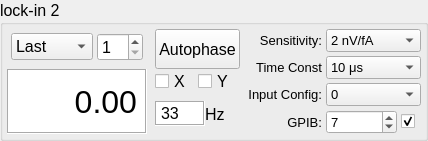
           <widget class="QGroupBox" name="groupBox_7">
            <property name="maximumSize">
             <size>
              <width>16777215</width>
              <height>200</height>
             </size>
            </property>
            <property name="font">
             <font>
              <pointsize>12</pointsize>
             </font>
            </property>
            <property name="title">
             <string>lock-in 2</string>
            </property>
            <layout class="QHBoxLayout" name="horizontalLayout_23">
             <property name="spacing">
              <number>0</number>
             </property>
             <property name="leftMargin">
              <number>0</number>
             </property>
             <property name="topMargin">
              <number>0</number>
             </property>
             <property name="rightMargin">
              <number>0</number>
             </property>
             <property name="bottomMargin">
              <number>0</number>
             </property>
             <item>
              <layout class="QVBoxLayout" name="verticalLayout_2" stretch="0,1">
               <property name="spacing">
                <number>4</number>
               </property>
               <property name="leftMargin">
                <number>4</number>
               </property>
               <property name="topMargin">
                <number>4</number>
               </property>
               <property name="rightMargin">
                <number>4</number>
               </property>
               <property name="bottomMargin">
                <number>4</number>
               </property>
               <item>
                <layout class="QHBoxLayout" name="horizontalLayout_4" stretch="1,0">
                 <property name="spacing">
                  <number>4</number>
                 </property>
                 <property name="leftMargin">
                  <number>4</number>
                 </property>
                 <property name="topMargin">
                  <number>4</number>
                 </property>
                 <property name="rightMargin">
                  <number>4</number>
                 </property>
                 <property name="bottomMargin">
                  <number>4</number>
                 </property>
                 <item>
                  <widget class="QComboBox" name="CB_dispE2">
                   <property name="font">
                    <font>
                     <pointsize>12</pointsize>
                    </font>
                   </property>
                   <item>
                    <property name="text">
                     <string>Last</string>
                    </property>
                   </item>
                   <item>
                    <property name="text">
                     <string>Rolling</string>
                    </property>
                   </item>
                   <item>
                    <property name="text">
                     <string>Plotted</string>
                    </property>
                   </item>
                   <item>
                    <property name="text">
                     <string>TCsafe</string>
                    </property>
                   </item>
                   <item>
                    <property name="text">
                     <string>Y</string>
                    </property>
                   </item>
                  </widget>
                 </item>
                 <item>
                  <widget class="QSpinBox" name="SP_ras2">
                   <property name="font">
                    <font>
                     <pointsize>12</pointsize>
                    </font>
                   </property>
                   <property name="minimum">
                    <number>1</number>
                   </property>
                   <property name="maximum">
                    <number>10</number>
                   </property>
                  </widget>
                 </item>
                </layout>
               </item>
               <item>
                <widget class="QLabel" name="LE_E2">
                 <property name="font">
                  <font>
                   <pointsize>24</pointsize>
                  </font>
                 </property>
                 <property name="styleSheet">
                  <string notr="true">background-color: rgb(255, 255, 255);</string>
                 </property>
                 <property name="frameShape">
                  <enum>QFrame::Box</enum>
                 </property>
                 <property name="frameShadow">
                  <enum>QFrame::Sunken</enum>
                 </property>
                 <property name="text">
                  <string>0.00</string>
                 </property>
                 <property name="alignment">
                  <set>Qt::AlignRight|Qt::AlignTrailing|Qt::AlignVCenter</set>
                 </property>
                </widget>
               </item>
              </layout>
             </item>
             <item>
              <layout class="QVBoxLayout" name="verticalLayout_4">
               <property name="spacing">
                <number>0</number>
               </property>
               <property name="leftMargin">
                <number>4</number>
               </property>
               <property name="topMargin">
                <number>4</number>
               </property>
               <property name="rightMargin">
                <number>4</number>
               </property>
               <property name="bottomMargin">
                <number>4</number>
               </property>
               <item>
                <widget class="QPushButton" name="PB_autophase2">
                 <property name="minimumSize">
                  <size>
                   <width>0</width>
                   <height>40</height>
                  </size>
                 </property>
                 <property name="font">
                  <font>
                   <pointsize>12</pointsize>
                  </font>
                 </property>
                 <property name="text">
                  <string>Autophase</string>
                 </property>
                </widget>
               </item>
               <item>
                <layout class="QHBoxLayout" name="horizontalLayout_32">
                 <item>
                  <widget class="QCheckBox" name="CB_onplot2X">
                   <property name="font">
                    <font>
                     <pointsize>12</pointsize>
                    </font>
                   </property>
                   <property name="text">
                    <string>X</string>
                   </property>
                  </widget>
                 </item>
                 <item>
                  <widget class="QCheckBox" name="CB_onplot2Y">
                   <property name="font">
                    <font>
                     <pointsize>12</pointsize>
                    </font>
                   </property>
                   <property name="text">
                    <string>Y</string>
                   </property>
                   <property name="checked">
                    <bool>false</bool>
                   </property>
                  </widget>
                 </item>
                </layout>
               </item>
               <item>
                <layout class="QHBoxLayout" name="horizontalLayout_19">
                 <item>
                  <widget class="QLabel" name="LE_freq2">
                   <property name="minimumSize">
                    <size>
                     <width>50</width>
                     <height>20</height>
                    </size>
                   </property>
                   <property name="maximumSize">
                    <size>
                     <width>35</width>
                     <height>25</height>
                    </size>
                   </property>
                   <property name="styleSheet">
                    <string notr="true">background-color: rgb(255, 255, 255);</string>
                   </property>
                   <property name="frameShape">
                    <enum>QFrame::Box</enum>
                   </property>
                   <property name="frameShadow">
                    <enum>QFrame::Sunken</enum>
                   </property>
                   <property name="text">
                    <string>33</string>
                   </property>
                  </widget>
                 </item>
                 <item>
                  <widget class="QLabel" name="label_35">
                   <property name="text">
                    <string>Hz</string>
                   </property>
                  </widget>
                 </item>
                </layout>
               </item>
              </layout>
             </item>
             <item>
              <layout class="QGridLayout" name="gridLayout_9">
               <property name="leftMargin">
                <number>4</number>
               </property>
               <property name="topMargin">
                <number>4</number>
               </property>
               <property name="rightMargin">
                <number>4</number>
               </property>
               <property name="bottomMargin">
                <number>4</number>
               </property>
               <property name="spacing">
                <number>4</number>
               </property>
               <item row="1" column="0">
                <widget class="QLabel" name="label_28">
                 <property name="font">
                  <font>
                   <pointsize>10</pointsize>
                  </font>
                 </property>
                 <property name="text">
                  <string>Time Const</string>
                 </property>
                 <property name="alignment">
                  <set>Qt::AlignRight|Qt::AlignTrailing|Qt::AlignVCenter</set>
                 </property>
                </widget>
               </item>
               <item row="2" column="0">
                <widget class="QLabel" name="label_29">
                 <property name="font">
                  <font>
                   <pointsize>10</pointsize>
                  </font>
                 </property>
                 <property name="text">
                  <string>Input Config:</string>
                 </property>
                 <property name="alignment">
                  <set>Qt::AlignRight|Qt::AlignTrailing|Qt::AlignVCenter</set>
                 </property>
                </widget>
               </item>
               <item row="2" column="1">
                <widget class="QComboBox" name="CB_ic2">
                 <property name="font">
                  <font>
                   <pointsize>10</pointsize>
                  </font>
                 </property>
                 <item>
                  <property name="text">
                   <string>0</string>
                  </property>
                 </item>
                 <item>
                  <property name="text">
                   <string>1</string>
                  </property>
                 </item>
                 <item>
                  <property name="text">
                   <string>2</string>
                  </property>
                 </item>
                 <item>
                  <property name="text">
                   <string>3</string>
                  </property>
                 </item>
                </widget>
               </item>
               <item row="0" column="0">
                <widget class="QLabel" name="label_27">
                 <property name="font">
                  <font>
                   <pointsize>10</pointsize>
                  </font>
                 </property>
                 <property name="text">
                  <string>Sensitivity:</string>
                 </property>
                 <property name="alignment">
                  <set>Qt::AlignRight|Qt::AlignTrailing|Qt::AlignVCenter</set>
                 </property>
                </widget>
               </item>
               <item row="3" column="0">
                <widget class="QLabel" name="label_39">
                 <property name="font">
                  <font>
                   <pointsize>10</pointsize>
                  </font>
                 </property>
                 <property name="text">
                  <string>GPIB:</string>
                 </property>
                 <property name="alignment">
                  <set>Qt::AlignRight|Qt::AlignTrailing|Qt::AlignVCenter</set>
                 </property>
                </widget>
               </item>
               <item row="0" column="1">
                <widget class="QComboBox" name="CB_sens2">
                 <property name="font">
                  <font>
                   <pointsize>10</pointsize>
                  </font>
                 </property>
                 <item>
                  <property name="text">
                   <string>2 nV/fA</string>
                  </property>
                 </item>
                 <item>
                  <property name="text">
                   <string>5 nV/fA</string>
                  </property>
                 </item>
                 <item>
                  <property name="text">
                   <string>10 nV/fA</string>
                  </property>
                 </item>
                 <item>
                  <property name="text">
                   <string>20 nV/fA</string>
                  </property>
                 </item>
                 <item>
                  <property name="text">
                   <string>50 nV/fA</string>
                  </property>
                 </item>
                 <item>
                  <property name="text">
                   <string>100 nV/fA</string>
                  </property>
                 </item>
                 <item>
                  <property name="text">
                   <string>200 nV/fA</string>
                  </property>
                 </item>
                 <item>
                  <property name="text">
                   <string>500 nV/fA</string>
                  </property>
                 </item>
                 <item>
                  <property name="text">
                   <string>1 uV/pA</string>
                  </property>
                 </item>
                 <item>
                  <property name="text">
                   <string>2 uV/pA</string>
                  </property>
                 </item>
                 <item>
                  <property name="text">
                   <string>5 uV/pA</string>
                  </property>
                 </item>
                 <item>
                  <property name="text">
                   <string>10 uV/pA</string>
                  </property>
                 </item>
                 <item>
                  <property name="text">
                   <string>20 uV/pA</string>
                  </property>
                 </item>
                 <item>
                  <property name="text">
                   <string>50 uV/pA</string>
                  </property>
                 </item>
                 <item>
                  <property name="text">
                   <string>100 uV/pA</string>
                  </property>
                 </item>
                 <item>
                  <property name="text">
                   <string>200 uV/pA</string>
                  </property>
                 </item>
                 <item>
                  <property name="text">
                   <string>500 uV/pA</string>
                  </property>
                 </item>
                 <item>
                  <property name="text">
                   <string>1 mV/nA</string>
                  </property>
                 </item>
                 <item>
                  <property name="text">
                   <string>2 mV/nA</string>
                  </property>
                 </item>
                 <item>
                  <property name="text">
                   <string>5 mV/nA</string>
                  </property>
                 </item>
                 <item>
                  <property name="text">
                   <string>10 mV/nA</string>
                  </property>
                 </item>
                 <item>
                  <property name="text">
                   <string>20 mV/nA</string>
                  </property>
                 </item>
                 <item>
                  <property name="text">
                   <string>50 mV/nA</string>
                  </property>
                 </item>
                 <item>
                  <property name="text">
                   <string>100 mV/nA</string>
                  </property>
                 </item>
                 <item>
                  <property name="text">
                   <string>200 mV/nA</string>
                  </property>
                 </item>
                 <item>
                  <property name="text">
                   <string>500 mV/nA</string>
                  </property>
                 </item>
                 <item>
                  <property name="text">
                   <string>1 V/μA</string>
                  </property>
                 </item>
                </widget>
               </item>
               <item row="1" column="1">
                <widget class="QComboBox" name="CB_tc2">
                 <property name="font">
                  <font>
                   <pointsize>10</pointsize>
                  </font>
                 </property>
                 <item>
                  <property name="text">
                   <string>10 μs</string>
                  </property>
                 </item>
                 <item>
                  <property name="text">
                   <string>30 μs</string>
                  </property>
                 </item>
                 <item>
                  <property name="text">
                   <string>100 μs</string>
                  </property>
                 </item>
                 <item>
                  <property name="text">
                   <string>300 μs</string>
                  </property>
                 </item>
                 <item>
                  <property name="text">
                   <string>1 ms</string>
                  </property>
                 </item>
                 <item>
                  <property name="text">
                   <string>3 ms</string>
                  </property>
                 </item>
                 <item>
                  <property name="text">
                   <string>10 ms</string>
                  </property>
                 </item>
                 <item>
                  <property name="text">
                   <string>30 ms</string>
                  </property>
                 </item>
                 <item>
                  <property name="text">
                   <string>100 ms</string>
                  </property>
                 </item>
                 <item>
                  <property name="text">
                   <string>300 ms</string>
                  </property>
                 </item>
                 <item>
                  <property name="text">
                   <string>1 s</string>
                  </property>
                 </item>
                 <item>
                  <property name="text">
                   <string>3 s</string>
                  </property>
                 </item>
                 <item>
                  <property name="text">
                   <string>10 s</string>
                  </property>
                 </item>
                 <item>
                  <property name="text">
                   <string>30 s</string>
                  </property>
                 </item>
                </widget>
               </item>
               <item row="3" column="1">
                <layout class="QHBoxLayout" name="horizontalLayout_29">
                 <item>
                  <widget class="QSpinBox" name="SP_address2">
                   <property name="font">
                    <font>
                     <pointsize>10</pointsize>
                    </font>
                   </property>
                   <property name="maximum">
                    <number>10</number>
                   </property>
                   <property name="value">
                    <number>7</number>
                   </property>
                  </widget>
                 </item>
                 <item>
                  <widget class="QCheckBox" name="CB_connect2">
                   <property name="maximumSize">
                    <size>
                     <width>20</width>
                     <height>16777215</height>
                    </size>
                   </property>
                   <property name="text">
                    <string/>
                   </property>
                   <property name="checked">
                    <bool>true</bool>
                   </property>
                  </widget>
                 </item>
                </layout>
               </item>
              </layout>
             </item>
            </layout>
           </widget>
